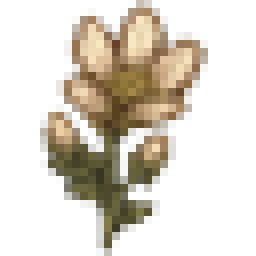
#> input picture design-kitchen/cursor-experiments/cursors-archive/flower/flower-closed.png, 32 x 32 px, given in place of ChatGPT Image Jan 16, 2026, 07_05_23 PM.png, which was not available (shown 8 times larger)
$ python split_flower_cursor.py
#> lines starting #> are read from the running program, lines starting #| are printed output that depends on the picture; pictures that were not available may be replaced by others from this repository, and a replacement may not be noted
#!/usr/bin/env python3
"""
Split the flower cursor image into closed and open versions,
crop out the text, and resize for cursor use.
"""

from PIL import Image
import os

def split_and_process_cursor(input_path, output_dir):
    """Split the combined image into two cursor images."""

    print(f"Loading: {input_path}")
    img = Image.open(input_path).convert('RGBA')
#> img is the input picture: PIL image 32x32 RGBA; mean R, G, B, A 47.6, 40.4, 28.1, 76.2

    width, height = img.size
#> width = 32; height = 32
    print(f"Original size: {width}x{height}")
#| Original size: 32x32

    # The image has two flowers side by side with text below
    # We need to:
    # 1. Split into left (closed) and right (open) halves
    # 2. Crop out the text at the bottom
    # 3. Trim to just the flower content

    mid_x = width // 2
#> mid_x = 16

    # Crop top portion (above the text - roughly top 70% of image)
    text_cutoff = int(height * 0.72)  # Cut off bottom 28% where text is
#> text_cutoff = 23

    # Left half (closed flower)
    left_crop = img.crop((0, 0, mid_x, text_cutoff))
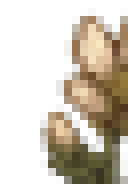
#> left_crop: PIL image 16x23 RGBA (shown 8 times larger); mean R, G, B, A 60.2, 50.7, 35, 100; transparent parts drawn white

    # Right half (open flower)
    right_crop = img.crop((mid_x, 0, width, text_cutoff))
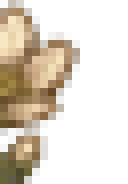
#> right_crop: PIL image 16x23 RGBA (shown 8 times larger); mean R, G, B, A 61.7, 51.7, 37.2, 86.1; transparent parts drawn white

    print(f"After text crop - Left: {left_crop.size}, Right: {right_crop.size}")
#| After text crop - Left: (16, 23), Right: (16, 23)

    # Find bounding box of actual content (non-transparent/non-white pixels)
    def get_content_bbox(image):
        """Get bounding box of non-background content."""
        # Convert to check for non-white, non-transparent pixels
        pixels = image.load()
        w, h = image.size
#> w = 16; h = 23

        min_x, min_y = w, h
#> min_x = 16; min_y = 23
        max_x, max_y = 0, 0

        for y in range(h):
            for x in range(w):
                r, g, b, a = pixels[x, y]
                # Check if pixel is not white/near-white and has some opacity
                if a > 20 and (r < 250 or g < 250 or b < 250):
                    min_x = min(min_x, x)
                    min_y = min(min_y, y)
                    max_x = max(max_x, x)
                    max_y = max(max_y, y)

        # Add small padding
        padding = 5
        min_x = max(0, min_x - padding)
#> min_x = 0
        min_y = max(0, min_y - padding)
#> min_y = 0
        max_x = min(w, max_x + padding)
#> max_x = 16
        max_y = min(h, max_y + padding)
#> max_y = 23

        return (min_x, min_y, max_x, max_y)

    # Crop to content
    left_bbox = get_content_bbox(left_crop)
#> left_bbox = (0, 0, 16, 23)
    right_bbox = get_content_bbox(right_crop)
#> right_bbox = (0, 0, 14, 23)

    print(f"Content bbox - Left: {left_bbox}, Right: {right_bbox}")
#| Content bbox - Left: (0, 0, 16, 23), Right: (0, 0, 14, 23)

    left_content = left_crop.crop(left_bbox)
    right_content = right_crop.crop(right_bbox)

    print(f"Content size - Closed: {left_content.size}, Open: {right_content.size}")
#| Content size - Closed: (16, 23), Open: (14, 23)

    # Make background truly transparent (remove white background)
    def make_transparent(image, threshold=245):
        """Make white/near-white pixels transparent."""
#> called with threshold = 245
        pixels = image.load()
        w, h = image.size
#> w = 16; h = 23

        for y in range(h):
            for x in range(w):
                r, g, b, a = pixels[x, y]
                # If pixel is white/near-white, make transparent
                if r > threshold and g > threshold and b > threshold:
                    pixels[x, y] = (r, g, b, 0)

        return image

    left_transparent = make_transparent(left_content.copy())
    right_transparent = make_transparent(right_content.copy())

    # Resize for cursor use (32x32 is standard, but we'll keep aspect ratio)
    cursor_size = 32

    def resize_for_cursor(image, target_size):
        """Resize image to fit within target size while maintaining aspect ratio."""
#> called with target_size = 32
        w, h = image.size
#> w = 16
        ratio = min(target_size / w, target_size / h)
        new_w = int(w * ratio)
        new_h = int(h * ratio)

        # Use LANCZOS for high-quality downscaling
        resized = image.resize((new_w, new_h), Image.LANCZOS)

        # Create square canvas and center the image
        canvas = Image.new('RGBA', (target_size, target_size), (0, 0, 0, 0))
#> canvas: PIL image 32x32 RGBA; every value is 0
        paste_x = (target_size - new_w) // 2
        paste_y = (target_size - new_h) // 2
        canvas.paste(resized, (paste_x, paste_y), resized)

        return canvas

    # Create cursor-sized versions
    closed_cursor = resize_for_cursor(left_transparent, cursor_size)
    open_cursor = resize_for_cursor(right_transparent, cursor_size)
#> call 2 of resize_for_cursor, with target_size = 32
#> in resize_for_cursor (call 2), `canvas.paste(resized, (paste_x, paste_y), resized)`:
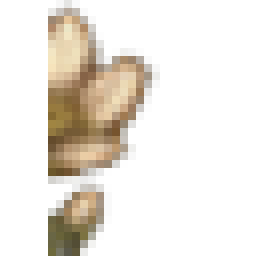
#> canvas: PIL image 32x32 RGBA (shown 8 times larger); mean R, G, B, A 37.8, 31.8, 23.1, 53.2; transparent parts drawn white

    # Also create larger preview versions for the cursor gallery
    closed_preview = resize_for_cursor(left_transparent, 64)
#> call 3 of resize_for_cursor, with target_size = 64
#> in resize_for_cursor (call 3), `resized = image.resize((new_w, new_h), Image.LANCZOS)`:
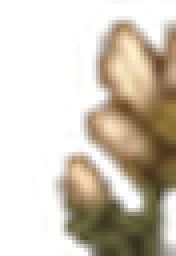
#> resized: PIL image 44x64 RGBA (shown 4 times larger); mean R, G, B, A 72.8, 60.5, 41.4, 100.1; transparent parts drawn white
#> in resize_for_cursor (call 3), `canvas = Image.new('RGBA', (target_size, target_size), (0, 0, 0, 0))`: canvas: PIL image 64x64 RGBA; every value is 0
#> in resize_for_cursor (call 3), `canvas.paste(resized, (paste_x, paste_y), resized)`:
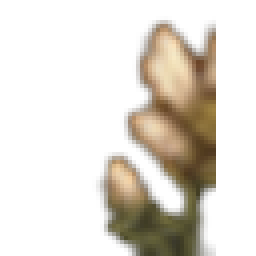
#> canvas: PIL image 64x64 RGBA (shown 4 times larger); mean R, G, B, A 37.3, 31.5, 22, 62.7; transparent parts drawn white
    open_preview = resize_for_cursor(right_transparent, 64)
#> call 4 of resize_for_cursor, with target_size = 64
#> in resize_for_cursor (call 4), `resized = image.resize((new_w, new_h), Image.LANCZOS)`:
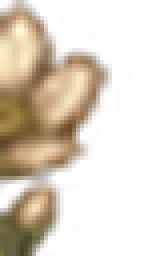
#> resized: PIL image 38x64 RGBA (shown 4 times larger); mean R, G, B, A 82.7, 68.6, 48.5, 98.1; transparent parts drawn white
#> in resize_for_cursor (call 4), `canvas.paste(resized, (paste_x, paste_y), resized)`:
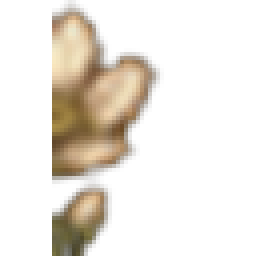
#> canvas: PIL image 64x64 RGBA (shown 4 times larger); mean R, G, B, A 37.8, 31.7, 23, 53.2; transparent parts drawn white

    # Ensure output directory exists
    os.makedirs(output_dir, exist_ok=True)

    # Save cursor files
    closed_path = os.path.join(output_dir, 'flower-closed.png')
    open_path = os.path.join(output_dir, 'flower-open.png')

    closed_cursor.save(closed_path, 'PNG')
    open_cursor.save(open_path, 'PNG')

    print(f"\n✓ Saved: {closed_path} ({cursor_size}x{cursor_size})")
    print(f"✓ Saved: {open_path} ({cursor_size}x{cursor_size})")

    # Save preview files
    closed_preview_path = os.path.join(output_dir, 'flower-closed-preview.png')
    open_preview_path = os.path.join(output_dir, 'flower-open-preview.png')

    closed_preview.save(closed_preview_path, 'PNG')
    open_preview.save(open_preview_path, 'PNG')

    print(f"✓ Saved: {closed_preview_path} (64x64 preview)")
    print(f"✓ Saved: {open_preview_path} (64x64 preview)")

    return True

if __name__ == '__main__':
    input_image = "/Users/vishnuarun/Downloads/ChatGPT Image Jan 16, 2026, 07_05_23 PM.png"
    output_directory = "/Users/vishnuarun/Documents/projects_repository/mossyrealm/mossy-realm/public/cursors"

    split_and_process_cursor(input_image, output_directory)

    print("\n🌸 Flower cursors ready for MossyRealm!")
